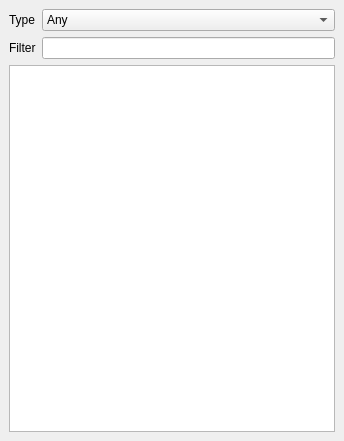
<?xml version="1.0" encoding="UTF-8"?>
<ui version="4.0">
 <class>DockWidget</class>
 <widget class="QDockWidget" name="DockWidget">
  <property name="geometry">
   <rect>
    <x>0</x>
    <y>0</y>
    <width>344</width>
    <height>441</height>
   </rect>
  </property>
  <property name="windowTitle">
   <string>DockWidget</string>
  </property>
  <widget class="QWidget" name="dockWidgetContents">
   <layout class="QVBoxLayout" name="verticalLayout">
    <item>
     <layout class="QFormLayout" name="formLayout">
      <item row="0" column="0">
       <widget class="QLabel" name="label">
        <property name="text">
         <string>Type</string>
        </property>
        <property name="buddy">
         <cstring>comboBox</cstring>
        </property>
       </widget>
      </item>
      <item row="0" column="1">
       <widget class="QComboBox" name="comboBox">
        <item>
         <property name="text">
          <string>Any</string>
         </property>
        </item>
        <item>
         <property name="text">
          <string>Component</string>
         </property>
        </item>
        <item>
         <property name="text">
          <string>Schematic</string>
         </property>
        </item>
        <item>
         <property name="text">
          <string>Layout</string>
         </property>
        </item>
        <item>
         <property name="text">
          <string>Body</string>
         </property>
        </item>
       </widget>
      </item>
      <item row="1" column="0">
       <widget class="QLabel" name="label_2">
        <property name="text">
         <string>Filter</string>
        </property>
        <property name="buddy">
         <cstring>lineEdit</cstring>
        </property>
       </widget>
      </item>
      <item row="1" column="1">
       <widget class="QLineEdit" name="lineEdit"/>
      </item>
     </layout>
    </item>
    <item>
     <widget class="QTreeView" name="treeView"/>
    </item>
   </layout>
  </widget>
 </widget>
 <tabstops>
  <tabstop>comboBox</tabstop>
  <tabstop>lineEdit</tabstop>
  <tabstop>treeView</tabstop>
 </tabstops>
 <resources/>
 <connections/>
</ui>
